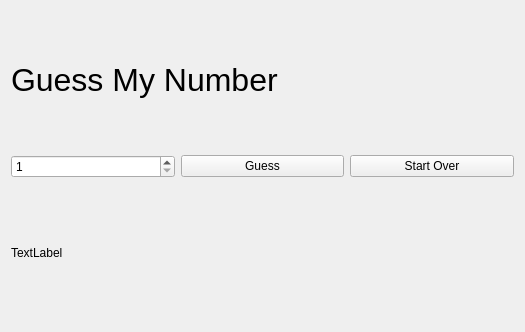
<?xml version="1.0" encoding="UTF-8"?>
<ui version="4.0">
 <class>Widget</class>
 <widget class="QWidget" name="Widget">
  <property name="geometry">
   <rect>
    <x>0</x>
    <y>0</y>
    <width>525</width>
    <height>332</height>
   </rect>
  </property>
  <property name="windowTitle">
   <string>Guess My Number</string>
  </property>
  <layout class="QVBoxLayout" name="verticalLayout">
   <item>
    <widget class="QLabel" name="titleLabel">
     <property name="font">
      <font>
       <pointsize>24</pointsize>
      </font>
     </property>
     <property name="text">
      <string>Guess My Number</string>
     </property>
    </widget>
   </item>
   <item>
    <layout class="QHBoxLayout" name="horizontalLayout">
     <item>
      <widget class="QSpinBox" name="numberSpinbox">
       <property name="minimum">
        <number>1</number>
       </property>
       <property name="maximum">
        <number>10</number>
       </property>
      </widget>
     </item>
     <item>
      <widget class="QPushButton" name="guessButton">
       <property name="text">
        <string>Guess</string>
       </property>
      </widget>
     </item>
     <item>
      <widget class="QPushButton" name="startOverButton">
       <property name="text">
        <string>Start Over</string>
       </property>
      </widget>
     </item>
    </layout>
   </item>
   <item>
    <widget class="QLabel" name="messageLabel">
     <property name="text">
      <string>TextLabel</string>
     </property>
    </widget>
   </item>
  </layout>
 </widget>
 <resources/>
 <connections/>
</ui>
